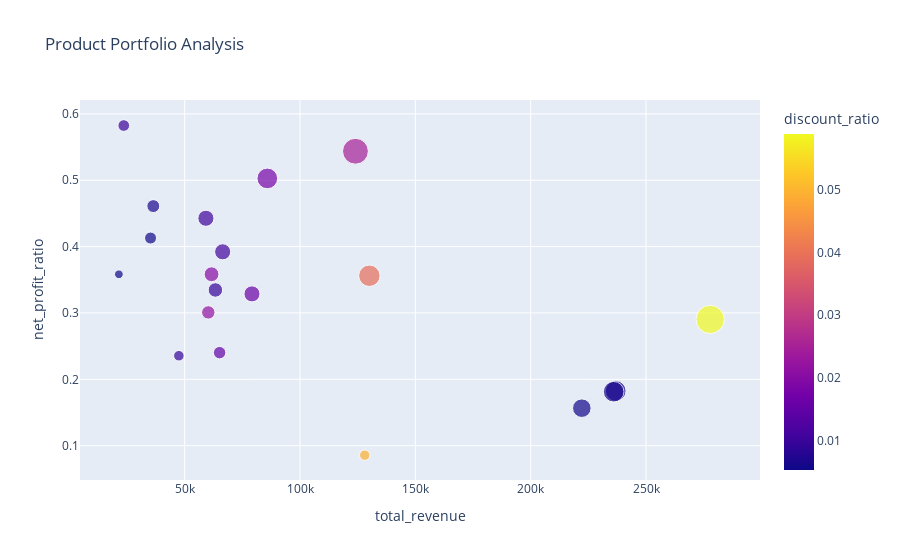

Notebook code for this chart:
### Markdown cell above
### 시각화

### Code cell
fig = px.scatter(
    df_agg
    , title = 'Product Portfolio Analysis'
    , x = 'total_revenue'
    , y = 'net_profit_ratio'
    , hover_name = 'product_id'
    , size = 'total_net_profit'
    , color = 'discount_ratio'
)

fig.show()

### Figure 1 — Plotly figure (JSON) as saved in the notebook; plotly's stock layout.template omitted (floating-point values rounded to 4 significant figures)
{"data": [{"hovertemplate": "<b>%{hovertext}</b><br><br>total_revenue=%{x}<br>net_profit_ratio=%{y}<br>total_net_profit=%{marker.size}<br>discount_ratio=%{marker.color}<extra></extra>", "hovertext": ["1", "10", "11", "12", "13", "14", "15", "16", "17", "18", "19", "2", "20", "3", "4", "5", "6", "7", "8", "9"], "legendgroup": "", "marker": {"color": [0.03867, 0.01009, 0.05891, 0.006623, 0.009351, 0.005336, 0.005835, 0.01806, 0.04948, 0.00669, 0.006448, 0.01041, 0.02173, 0.02002, 0.01611, 0.005262, 0.009616, 0.01084, 0.01515, 0.02489], "coloraxis": "coloraxis", "size": [46310.0, 13750.0, 80650.0, 43210.0, 11180.0, 7693.0, 34770.0, 43150.0, 10970.0, 16780.0, 42770.0, 26210.0, 18120.0, 22090.0, 26020.0, 14530.0, 21190.0, 26060.0, 15640.0, 67440.0], "sizemode": "area", "sizeref": 201.6, "symbol": "circle"}, "mode": "markers", "name": "", "orientation": "v", "showlegend": false, "type": "scatter", "x": [130074, 23598, 277830, 236885, 47481, 21472, 222180, 85824, 128057, 36394, 235977, 59200, 60233, 61642, 79170, 35200, 63318, 66464, 65142, 124032], "xaxis": "x", "y": [0.3561, 0.5825, 0.2903, 0.1824, 0.2355, 0.3583, 0.1565, 0.5028, 0.08565, 0.4611, 0.1812, 0.4427, 0.3009, 0.3584, 0.3287, 0.4129, 0.3346, 0.3921, 0.2402, 0.5437], "yaxis": "y"}], "layout": {"coloraxis": {"colorbar": {"title": {"text": "discount_ratio"}}, "colorscale": [[0, "#0d0887"], [0.1111, "#46039f"], [0.2222, "#7201a8"], [0.3333, "#9c179e"], [0.4444, "#bd3786"], [0.5556, "#d8576b"], [0.6667, "#ed7953"], [0.7778, "#fb9f3a"], [0.8889, "#fdca26"], [1, "#f0f921"]]}, "legend": {"itemsizing": "constant", "tracegroupgap": 0}, "title": {"text": "Product Portfolio Analysis"}, "xaxis": {"anchor": "y", "domain": [0, 1], "title": {"text": "total_revenue"}}, "yaxis": {"anchor": "x", "domain": [0, 1], "title": {"text": "net_profit_ratio"}}}}
